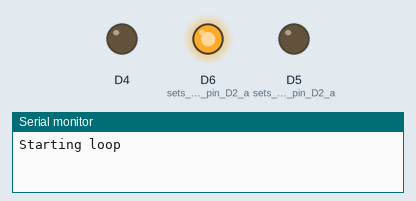
Recording of a sketch running on a simulated ESP8266 (NodeMCU). Shown: output pins drawn as LEDs (lit = HIGH), the last lines printed to the serial monitor.

Above: at 1.0 s.
At 3.0 s:
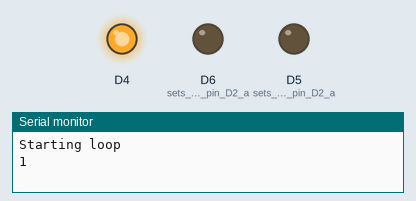
Timing chart, 0 to 5.2 s (numbered marks = the images above):
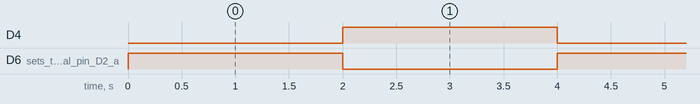

The sketch:

testIO.ino
```cpp
void setup() {
  // put your setup code here, to run once:
 pinMode(A0, INPUT);
 //pinMode(8, OUTPUT);    // sets the digital pin D1 as output
 pinMode(D5, OUTPUT);    // sets the digital pin D2 as output
 pinMode(D6, OUTPUT);    // sets the digital pin D2 as output
 pinMode(LED_BUILTIN, OUTPUT);     // Initialize the LED_BUILTIN pin as an output
 Serial.begin(9600);
 Serial.println("Starting loop");

}

void loop() {
  // put your main code here, to run repeatedly:
   static int counter = 0;

  digitalWrite(D6, HIGH);
  digitalWrite(LED_BUILTIN, LOW);
  delay(2000);
  counter = counter +1;
  digitalWrite(LED_BUILTIN, HIGH);
  Serial.println(counter);
  digitalWrite(D6, LOW);

  delay(2000);

}
```

Measured:
- by itself, D4, D6 (sets_the_digital_pin_D2_a): alternates HIGH for 2.0 s and LOW for 2.0 s
